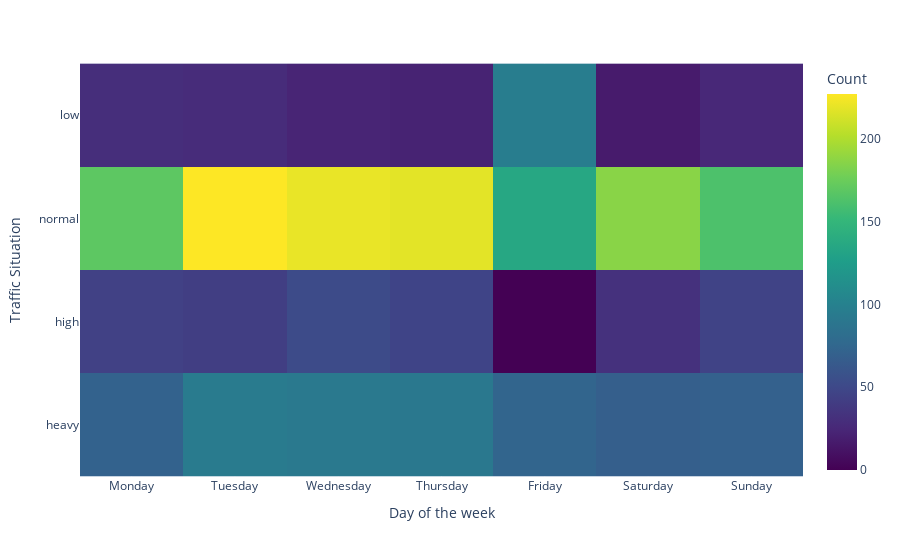

Write notebook code for a chart like this one.
### Markdown cell above
### HeatMap

### Code cell
grouped = df.groupby(['Traffic Situation', 'Day of the week']).size().unstack(fill_value=0)

traffic_order = ['low', 'normal',"high","heavy"]  
day_order = ["Monday","Tuesday","Wednesday","Thursday","Friday","Saturday","Sunday"]

df['Day of the week'] = pd.Categorical(df['Day of the week'], categories=day_order, ordered=True)
df['Traffic Situation'] = pd.Categorical(df['Traffic Situation'], categories=traffic_order, ordered=True)
df = df.sort_values(['Day of the week', 'Traffic Situation'])

fig = px.imshow(grouped,
                labels=dict(x="Day of the week", y="Traffic Situation", color="Count"),
                x=grouped.columns,
                y=grouped.index,
                color_continuous_scale='Viridis')

fig.show()

### Figure 1 — Plotly figure (JSON) as saved in the notebook; plotly's stock layout.template omitted (floating-point values rounded to 4 significant figures)
{"data": [{"coloraxis": "coloraxis", "hovertemplate": "Day of the week: %{x}<br>Traffic Situation: %{y}<br>Count: %{z}<extra></extra>", "name": "0", "type": "heatmap", "x": ["Monday", "Tuesday", "Wednesday", "Thursday", "Friday", "Saturday", "Sunday"], "xaxis": "x", "y": ["low", "normal", "high", "heavy"], "yaxis": "y", "z": [[30, 28, 23, 22, 96, 17, 25], [169, 227, 220, 218, 135, 186, 162], [44, 42, 52, 47, 0, 32, 46], [71, 94, 92, 91, 73, 68, 70]]}], "layout": {"coloraxis": {"colorbar": {"title": {"text": "Count"}}, "colorscale": [[0, "#440154"], [0.1111, "#482878"], [0.2222, "#3e4989"], [0.3333, "#31688e"], [0.4444, "#26828e"], [0.5556, "#1f9e89"], [0.6667, "#35b779"], [0.7778, "#6ece58"], [0.8889, "#b5de2b"], [1, "#fde725"]]}, "margin": {"t": 60}, "xaxis": {"anchor": "y", "constrain": "domain", "domain": [0, 1], "scaleanchor": "y", "title": {"text": "Day of the week"}}, "yaxis": {"anchor": "x", "autorange": "reversed", "constrain": "domain", "domain": [0, 1], "title": {"text": "Traffic Situation"}}}}
